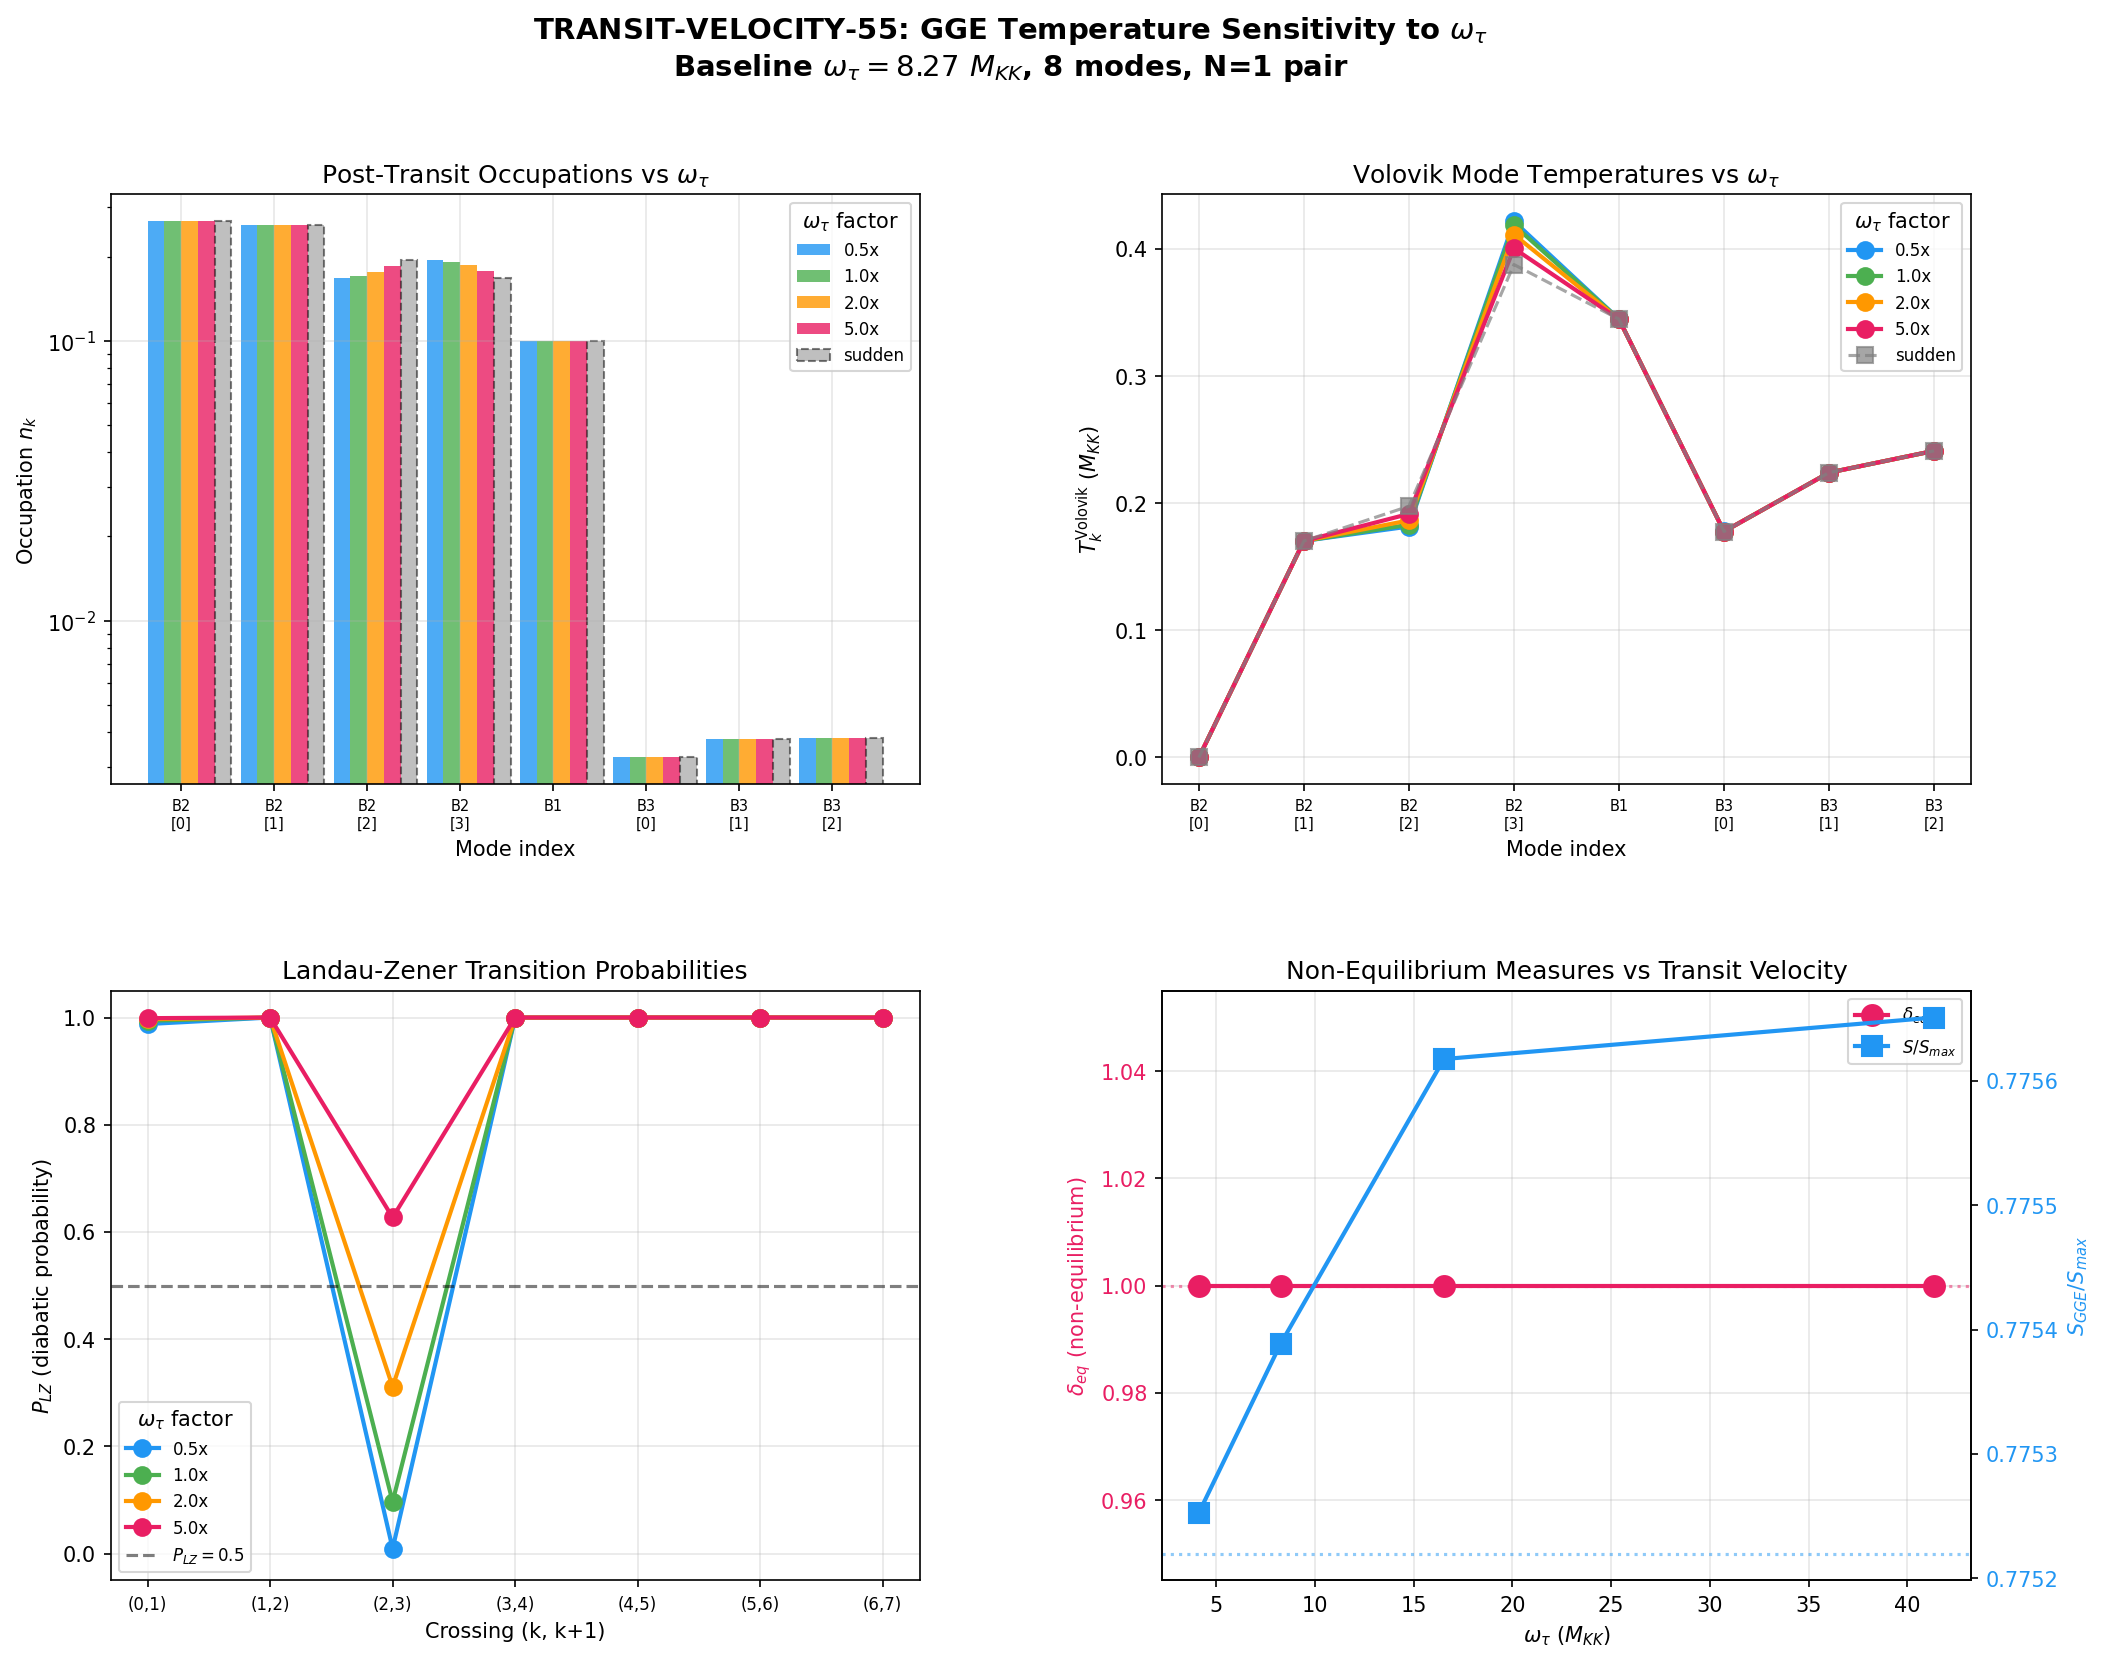

Source code (Python):
#!/usr/bin/env python3
"""
Session 55 W3-15: TRANSIT-VELOCITY-55 — GGE Temperature Sensitivity to omega_tau
=================================================================================

Varies the transit velocity omega_tau by factors of 0.5, 2, and 5 in the
Landau-Zener cascade. Measures GGE mode temperatures T_k(omega_tau) to
determine how the post-transit non-equilibrium state depends on transit speed.

Physics (Volovik perspective):
  In superfluid 3He, the Kibble-Zurek mechanism produces topological defects
  at a density controlled by the quench rate. The faster the quench, the more
  defects. Here, the analog is: the faster omega_tau, the more diabatic the
  crossing cascade, the more non-thermal the GGE relic.

  The Landau-Zener formula P_LZ = exp(-2*pi*Delta^2 / (hbar * |dE/dt|))
  governs transitions at each avoided crossing. In our units (hbar = 1, M_KK):
    P_LZ = exp(-2*pi*Delta^2 / (omega_tau * |d(E_{k+1}-E_k)/dtau|))
  where Delta is the half-gap at the avoided crossing.

  Baseline: omega_tau = 8.27 M_KK (S38 attractor frequency).

  The S38 result was P_exc = 1.000 (sudden quench). This computation maps
  the CROSSOVER from sudden to adiabatic as omega_tau is varied.

Method:
  1. Load 50-point tau sweep of 8-mode single-particle spectrum
  2. Identify avoided crossings between adjacent levels
  3. Compute P_LZ at each crossing for omega_tau in {4.135, 8.27, 16.54, 41.35}
  4. Propagate occupations through the LZ cascade
  5. Compute GGE temperatures from post-cascade occupations
  6. Measure non-equilibrium departure delta_eq

Gate: TRANSIT-VELOCITY-55 (INFO)
Input: computations/session-54/s54_ed_sweep.npz
Output: computations/session-55/s55_transit_velocity.{py,npz,png}

Author: Volovik Superfluid Universe Theorist, Session 55
Date: 2026-03-22
"""

import os
import sys
import time
import numpy as np
from numpy.linalg import eigh
import matplotlib
matplotlib.use('Agg')
import matplotlib.pyplot as plt
from matplotlib.gridspec import GridSpec

SCRIPT_DIR = os.path.dirname(os.path.abspath(__file__))
sys.path.insert(0, SCRIPT_DIR)
from canonical_constants import (
    omega_tau as OMEGA_TAU_BASELINE,
    tau_fold, E_cond, E_exc_ratio
)

t0 = time.time()

print("=" * 78)
print("S55 W3-15: TRANSIT-VELOCITY-55 — GGE Temperature Sensitivity to omega_tau")
print("=" * 78)
print(f"\n  omega_tau (baseline) = {OMEGA_TAU_BASELINE} M_KK")
print(f"  tau_fold = {tau_fold}")
print(f"  E_cond = {E_cond:.6f} M_KK")

# ======================================================================
#  Step 1: Load the 50-point tau sweep data
# ======================================================================

data = np.load(os.path.join(SCRIPT_DIR, 's54_ed_sweep.npz'), allow_pickle=True)
E_sp_sweep = data['E_sp_sweep']    # (50, 8): single-particle energies vs tau
V_bare = data['V_bare_cont']       # (8, 8): BCS pairing matrix
fold_idx = int(data['fold_idx'])
tau_values = data['tau_values']     # (50,)
pair_occ_sweep = data['pair_occupations']  # (50, 8): pair occupations vs tau

n_tau = len(tau_values)
n_modes = E_sp_sweep.shape[1]  # 8
dtau = tau_values[1] - tau_values[0]

print(f"\n  Data loaded: {n_tau} tau points, {n_modes} modes")
print(f"  tau range: [{tau_values[0]:.4f}, {tau_values[-1]:.4f}], dtau = {dtau:.6f}")
print(f"  fold_idx = {fold_idx}, tau_fold = {tau_values[fold_idx]:.6f}")

# Branch labels (from upstream)
branch_labels = ['B2[0]', 'B2[1]', 'B2[2]', 'B2[3]', 'B1', 'B3[0]', 'B3[1]', 'B3[2]']

# ======================================================================
#  Step 2: Identify avoided crossings and compute LZ parameters
# ======================================================================

print(f"\n{'='*78}")
print("STEP 2: AVOIDED CROSSING ANALYSIS")
print(f"{'='*78}")

# For each pair of adjacent levels, find minimum gap and slope
crossings = []
for k in range(n_modes - 1):
    gaps = E_sp_sweep[:, k+1] - E_sp_sweep[:, k]
    min_gap_idx = np.argmin(gaps)
    Delta_half = gaps[min_gap_idx] / 2.0  # Half the minimum gap

    # Compute d(E_{k+1} - E_k)/dtau at the crossing using central differences
    if min_gap_idx > 0 and min_gap_idx < n_tau - 1:
        dE_gap_dtau = (gaps[min_gap_idx + 1] - gaps[min_gap_idx - 1]) / (2 * dtau)
    elif min_gap_idx == 0:
        dE_gap_dtau = (gaps[1] - gaps[0]) / dtau
    else:
        dE_gap_dtau = (gaps[-1] - gaps[-2]) / dtau

    # For LZ we need |d(E_{k+1} - E_k)/dt| = omega_tau * |d(gap)/dtau|
    # But at the minimum gap, d(gap)/dtau = 0 by definition.
    # We need the SLOPE of the diabatic curves at the crossing, not the gap derivative.
    # The diabatic slope is: |dE_{k+1}/dtau - dE_k/dtau| at the crossing point.

    # Compute individual level slopes at the crossing
    if min_gap_idx > 0 and min_gap_idx < n_tau - 1:
        dEk_dtau = (E_sp_sweep[min_gap_idx + 1, k] - E_sp_sweep[min_gap_idx - 1, k]) / (2 * dtau)
        dEk1_dtau = (E_sp_sweep[min_gap_idx + 1, k+1] - E_sp_sweep[min_gap_idx - 1, k+1]) / (2 * dtau)
    elif min_gap_idx == 0:
        dEk_dtau = (E_sp_sweep[1, k] - E_sp_sweep[0, k]) / dtau
        dEk1_dtau = (E_sp_sweep[1, k+1] - E_sp_sweep[0, k+1]) / dtau
    else:
        dEk_dtau = (E_sp_sweep[-1, k] - E_sp_sweep[-2, k]) / dtau
        dEk1_dtau = (E_sp_sweep[-1, k+1] - E_sp_sweep[-2, k+1]) / dtau

    # Diabatic velocity difference (in tau units)
    v_diabatic = abs(dEk1_dtau - dEk_dtau)

    tau_cross = tau_values[min_gap_idx]

    crossings.append({
        'k': k,
        'k1': k + 1,
        'tau_cross': tau_cross,
        'idx_cross': min_gap_idx,
        'Delta_half': Delta_half,
        'min_gap': gaps[min_gap_idx],
        'v_diabatic': v_diabatic,
        'dEk_dtau': dEk_dtau,
        'dEk1_dtau': dEk1_dtau,
    })

    print(f"\n  Crossing ({k},{k+1}): {branch_labels[k]}--{branch_labels[k+1]}")
    print(f"    tau_cross = {tau_cross:.4f}")
    print(f"    min_gap = {gaps[min_gap_idx]:.6f} M_KK")
    print(f"    Delta_half = {Delta_half:.6f} M_KK")
    print(f"    v_diabatic = |dE_{k+1}/dtau - dE_{k}/dtau| = {v_diabatic:.6f} M_KK")

# ======================================================================
#  Step 3: Compute Landau-Zener probabilities for each omega_tau
# ======================================================================

print(f"\n{'='*78}")
print("STEP 3: LANDAU-ZENER PROBABILITIES")
print(f"{'='*78}")

omega_factors = [0.5, 1.0, 2.0, 5.0]
omega_values = [OMEGA_TAU_BASELINE * f for f in omega_factors]

print(f"\n  omega_tau values (M_KK): {omega_values}")
print(f"  Factors: {omega_factors}")

# P_LZ = exp(-2*pi*Delta^2 / (omega_tau * v_diabatic))
# This is the probability of DIABATIC transition (staying on the same diabatic curve)
# 1 - P_LZ = probability of ADIABATIC transition (following the avoided crossing)

P_LZ_all = np.zeros((len(omega_values), len(crossings)))

print(f"\n  {'Crossing':>12s}", end="")
for f in omega_factors:
    print(f"  {'omega='+str(f)+'x':>12s}", end="")
print()

for j, cx in enumerate(crossings):
    Delta = cx['Delta_half']
    v_d = cx['v_diabatic']
    label = f"({cx['k']},{cx['k1']})"
    print(f"  {label:>12s}", end="")

    for i, omega in enumerate(omega_values):
        if v_d > 1e-15:
            # Exponent: 2*pi*Delta^2 / (omega_tau * v_diabatic)
            exponent = 2 * np.pi * Delta**2 / (omega * v_d)
            P_LZ = np.exp(-exponent)
        else:
            # No slope => perfectly adiabatic (no crossing really happens)
            P_LZ = 0.0  # (local)
        P_LZ_all[i, j] = P_LZ
        print(f"  {P_LZ:12.6f}", end="")
    print(f"  Delta={Delta:.5f}")

print(f"\n  P_LZ > 0.5 means mostly diabatic (sudden-like)")
print(f"  P_LZ < 0.5 means mostly adiabatic")

# ======================================================================
#  Step 4: Reconstruct BCS Hamiltonian and get exact ground state
# ======================================================================

print(f"\n{'='*78}")
print("STEP 4: BCS HAMILTONIAN AND GROUND STATE")
print(f"{'='*78}")

# Load the upstream S36 data for the full BCS reconstruction
# We reconstruct at the INITIAL tau (tau=0) — the ground state before transit
data36_path = os.path.join(SCRIPT_DIR, "..", "_shared", 's36_multisector_ed.npz')
if os.path.exists(data36_path):
    data36 = np.load(data36_path, allow_pickle=True)
    V_8x8 = data36['V_8x8_full']
    E_8 = data36['E_8_full']
    arb35_path = os.path.join(SCRIPT_DIR, "..", "_shared", 's35a_vh_impedance_arbiter.npz')
    arb35 = np.load(arb35_path, allow_pickle=True)
    rho_smooth = float(arb35['rho_at_physical'])
    rho = np.array([rho_smooth]*4 + [1.0, 1.0, 1.0, 1.0])
else:
    # Fallback: use V_bare_cont and E_sp at tau=0
    print("  WARNING: Using s54 data as fallback (s36 not found)")
    V_8x8 = V_bare
    E_8 = E_sp_sweep[0]
    rho = np.ones(n_modes)

n_states = 2**n_modes  # 256
mu = 0.0  # (local)
xi = E_8 - mu

print(f"  E_8 = {E_8}")
print(f"  rho = {rho}")
print(f"  V_8x8 diagonal = {np.diag(V_8x8)}")

# Build and diagonalize BCS Hamiltonian
H_BCS = np.zeros((n_states, n_states))

# Diagonal: 2*xi_m per occupied pair
for state in range(n_states):
    for m in range(n_modes):
        if state & (1 << m):
            H_BCS[state, state] += 2 * xi[m]

# Off-diagonal: pair scattering
for state in range(n_states):
    for n in range(n_modes):
        for m in range(n_modes):
            if n == m:
                continue
            if V_8x8[n, m] < 1e-15:
                continue
            if (state & (1 << m)) and not (state & (1 << n)):
                new_state = state ^ (1 << m) ^ (1 << n)
                H_BCS[new_state, state] -= V_8x8[n, m] * np.sqrt(rho[n] * rho[m])

H_BCS = 0.5 * (H_BCS + H_BCS.T)

E_all, psi_all = eigh(H_BCS)
E_gs = E_all[0]
psi_gs = psi_all[:, 0]

print(f"  E_gs = {E_gs:.12f} M_KK")
print(f"  |E_gs - E_cond_canonical| = {abs(E_gs - E_cond):.2e}")

# Ground state occupations (sudden quench reference)
nk_gs = np.zeros(n_modes)
for k in range(n_modes):
    for s in range(n_states):
        if (s >> k) & 1:
            nk_gs[k] += abs(psi_gs[s])**2

print(f"\n  Ground state occupations (sudden quench limit):")
for k in range(n_modes):
    print(f"    {branch_labels[k]:>7s}: n_k = {nk_gs[k]:.8f}")
print(f"    Sum = {sum(nk_gs):.10f}")

# ======================================================================
#  Step 5: Compute post-transit occupations via LZ cascade
# ======================================================================

print(f"\n{'='*78}")
print("STEP 5: LZ CASCADE -> POST-TRANSIT OCCUPATIONS")
print(f"{'='*78}")

# Physics: The transit takes the system from tau=0 to tau=tau_f.
# At each avoided crossing between levels k and k+1, the system has
# probability P_LZ of diabatic passage (staying on the same level)
# and 1-P_LZ of adiabatic transition (swapping levels).
#
# In the SUDDEN limit (omega_tau -> inf), P_LZ -> 1 for all crossings:
# the system stays in the initial state, and occupations = |<psi_k(tau_f)|GS>|^2
# This is exactly the S43 GGE-TEMP result.
#
# In the ADIABATIC limit (omega_tau -> 0), P_LZ -> 0 for all crossings:
# the system follows the ground state adiabatically.
#
# For INTERMEDIATE omega_tau, the LZ cascade modifies the occupations.
#
# The proper approach: the BCS ground state |GS> is decomposed into the
# N=1 sector occupation probabilities f_k = n_k(GS). These are the
# probabilities that the pair occupies level k.
#
# During transit, the single-particle levels move. When two levels
# approach an avoided crossing, the pair has P_LZ chance of staying
# on the diabatic curve and (1-P_LZ) of switching.
#
# We model this as a sequential process: crossings ordered by tau,
# each modifying the occupation probabilities.

# Sudden quench occupations = ground state decomposition
nk_sudden = nk_gs.copy()

# Adiabatic occupations = ground state of H_BCS at tau_final
# For the adiabatic limit, the pair remains in the ground state
# at each tau. The ground state at tau_f has different occupations.
# We approximate this using the pair_occupations from the sweep.
nk_adiabatic = pair_occ_sweep[-1].copy()

print(f"\n  REFERENCE OCCUPATIONS:")
print(f"  {'Mode':>7s}  {'n_sudden':>12s}  {'n_adiabatic':>12s}")
for k in range(n_modes):
    print(f"  {branch_labels[k]:>7s}  {nk_sudden[k]:12.8f}  {nk_adiabatic[k]:12.8f}")

# Sort crossings by tau_cross for sequential application
crossings_sorted = sorted(crossings, key=lambda c: c['tau_cross'])

print(f"\n  Crossings in tau order:")
for cx in crossings_sorted:
    print(f"    tau={cx['tau_cross']:.4f}: ({cx['k']},{cx['k1']}) "
          f"Delta={cx['Delta_half']:.6f} v_d={cx['v_diabatic']:.6f}")

# For each omega_tau, propagate through the cascade
all_nk_post = {}
all_Tk = {}
all_Tk_volovik = {}
all_beta_k = {}
all_delta_eq = {}

for i, (omega, factor) in enumerate(zip(omega_values, omega_factors)):
    print(f"\n  --- omega_tau = {omega:.3f} M_KK (x{factor}) ---")

    # Start from ground state occupations
    nk = nk_gs.copy()

    # Apply LZ transitions at each crossing in tau order
    # For N=1 sector: at crossing (k, k+1), the pair either stays or swaps
    for cx in crossings_sorted:
        k_lo = cx['k']
        k_hi = cx['k1']
        P_diab = P_LZ_all[i, crossings.index(cx)]  # Diabatic probability

        # Population redistribution at this crossing:
        # n_k_new = P_diab * n_k + (1-P_diab) * n_{k+1}
        # n_{k+1}_new = (1-P_diab) * n_k + P_diab * n_{k+1}
        n_k_old = nk[k_lo]
        n_k1_old = nk[k_hi]

        nk[k_lo] = P_diab * n_k_old + (1 - P_diab) * n_k1_old
        nk[k_hi] = (1 - P_diab) * n_k_old + P_diab * n_k1_old

    # Normalize (should be preserved but ensure numerical cleanliness)
    nk /= nk.sum()
    all_nk_post[factor] = nk.copy()

    # Compute GGE temperatures
    # For N=1 canonical GGE: beta_k = -ln(f_k), T_k = 1/beta_k
    beta_k = np.zeros(n_modes)
    T_k = np.zeros(n_modes)
    T_volovik = np.zeros(n_modes)

    xi_final = E_sp_sweep[-1] - mu  # Single-particle energies at tau_final

    for k in range(n_modes):
        if nk[k] > 1e-15:
            beta_k[k] = -np.log(nk[k])
            T_k[k] = 1.0 / beta_k[k] if abs(beta_k[k]) > 1e-15 else float('inf')
            # Volovik temperature: T_V = 2*xi_k / beta_k (Paper 34)
            T_volovik[k] = 2 * xi_final[k] / beta_k[k] if abs(beta_k[k]) > 1e-15 else 0.0
        else:
            beta_k[k] = np.inf
            T_k[k] = 0.0
            T_volovik[k] = 0.0

    all_beta_k[factor] = beta_k.copy()
    all_Tk[factor] = T_k.copy()
    all_Tk_volovik[factor] = T_volovik.copy()

    # Non-equilibrium departure
    T_mean = np.mean(T_volovik[T_volovik > 0])
    if T_mean > 0:
        delta_eq = np.max(np.abs(T_volovik[T_volovik > 0] - T_mean)) / T_mean
    else:
        delta_eq = 0.0  # (local)
    all_delta_eq[factor] = delta_eq

    print(f"  {'Mode':>7s}  {'n_k':>12s}  {'beta_k':>10s}  {'T_k':>10s}  {'T_V':>10s}")
    for k in range(n_modes):
        print(f"  {branch_labels[k]:>7s}  {nk[k]:12.8f}  {beta_k[k]:10.4f}  "
              f"{T_k[k]:10.4f}  {T_volovik[k]:10.4f}")
    print(f"  delta_eq = {delta_eq:.6f}")
    print(f"  T_V range: [{min(T_volovik[T_volovik>0]):.4f}, {max(T_volovik):.4f}]")
    print(f"  T_max/T_min = {max(T_volovik)/min(T_volovik[T_volovik>0]):.4f}")

# ======================================================================
#  Step 6: Also compute the EXACT sudden quench GGE (omega_tau -> inf)
# ======================================================================

print(f"\n{'='*78}")
print("STEP 6: SUDDEN QUENCH REFERENCE (omega_tau -> infinity)")
print(f"{'='*78}")

# In the sudden limit, occupations = |<psi_k(tau_f) | GS(tau_i)>|^2
# which equals nk_gs from exact diagonalization
# This is the S43 GGE-TEMP result (T_B2=0.668, T_B1=0.435, T_B3=0.178)
nk_sudden_ref = nk_gs.copy()
xi_final = E_sp_sweep[-1] - mu

beta_sudden = np.zeros(n_modes)
T_sudden = np.zeros(n_modes)
T_V_sudden = np.zeros(n_modes)

for k in range(n_modes):
    if nk_sudden_ref[k] > 1e-15:
        beta_sudden[k] = -np.log(nk_sudden_ref[k])
        T_sudden[k] = 1.0 / beta_sudden[k] if abs(beta_sudden[k]) > 1e-15 else float('inf')
        T_V_sudden[k] = 2 * xi_final[k] / beta_sudden[k] if abs(beta_sudden[k]) > 1e-15 else 0.0
    else:
        beta_sudden[k] = np.inf

T_V_mean_sudden = np.mean(T_V_sudden[T_V_sudden > 0])
delta_eq_sudden = np.max(np.abs(T_V_sudden[T_V_sudden > 0] - T_V_mean_sudden)) / T_V_mean_sudden

print(f"\n  Sudden quench occupations = GS occupations:")
print(f"  {'Mode':>7s}  {'n_k':>12s}  {'beta_k':>10s}  {'T_k':>10s}  {'T_V':>10s}")
for k in range(n_modes):
    print(f"  {branch_labels[k]:>7s}  {nk_sudden_ref[k]:12.8f}  {beta_sudden[k]:10.4f}  "
          f"{T_sudden[k]:10.4f}  {T_V_sudden[k]:10.4f}")
print(f"  delta_eq (sudden) = {delta_eq_sudden:.6f}")

# ======================================================================
#  Step 7: Compute Shannon entropy and thermodynamic quantities
# ======================================================================

print(f"\n{'='*78}")
print("STEP 7: ENTROPY AND THERMODYNAMICS")
print(f"{'='*78}")

S_max = np.log(n_modes)  # Maximum entropy (equipartition)

all_S_GGE = {}
all_S_ratio = {}

for factor in omega_factors:
    nk = all_nk_post[factor]
    S_GGE = -np.sum(nk[nk > 1e-15] * np.log(nk[nk > 1e-15]))
    all_S_GGE[factor] = S_GGE
    all_S_ratio[factor] = S_GGE / S_max

# Sudden quench entropy
S_sudden = -np.sum(nk_sudden_ref[nk_sudden_ref > 1e-15] * np.log(nk_sudden_ref[nk_sudden_ref > 1e-15]))

# Adiabatic entropy
nk_ad = nk_adiabatic.copy()
nk_ad = nk_ad / nk_ad.sum()  # Normalize
S_adiabatic = -np.sum(nk_ad[nk_ad > 1e-15] * np.log(nk_ad[nk_ad > 1e-15]))

print(f"\n  Entropy summary:")
print(f"  S_max = ln(8) = {S_max:.6f}")
print(f"  S_adiabatic = {S_adiabatic:.6f} (S/S_max = {S_adiabatic/S_max:.4f})")
for factor in omega_factors:
    print(f"  S(x{factor}) = {all_S_GGE[factor]:.6f} (S/S_max = {all_S_ratio[factor]:.4f})")
print(f"  S_sudden = {S_sudden:.6f} (S/S_max = {S_sudden/S_max:.4f})")

# ======================================================================
#  Step 8: Pairwise temperatures for non-thermality analysis
# ======================================================================

print(f"\n{'='*78}")
print("STEP 8: PAIRWISE TEMPERATURE ANALYSIS")
print(f"{'='*78}")

# T_{kj} = -2*(xi_k - xi_j) / ln(n_k/n_j)  [using final-state energies]
all_T_pairwise = {}

for factor in omega_factors:
    nk = all_nk_post[factor]
    T_pw = np.full((n_modes, n_modes), np.nan)
    for k in range(n_modes):
        for j in range(n_modes):
            if k == j:
                continue
            if nk[k] > 1e-15 and nk[j] > 1e-15:
                delta_xi = 2 * (xi_final[k] - xi_final[j])
                ratio = nk[k] / nk[j]
                if ratio > 0 and abs(delta_xi) > 1e-12:
                    T_pw[k, j] = -delta_xi / np.log(ratio)
    all_T_pairwise[factor] = T_pw

# Print the B2-B1-B3 branch temperatures (average within branch)
print(f"\n  Branch-averaged Volovik temperatures T_V (M_KK):")
print(f"  {'omega_tau':>10s}  {'T_B2':>8s}  {'T_B1':>8s}  {'T_B3':>8s}  {'T_max/T_min':>12s}  {'delta_eq':>10s}")
for factor in omega_factors:
    TV = all_Tk_volovik[factor]
    T_B2 = np.mean(TV[:4])
    T_B1 = TV[4]
    T_B3 = np.mean(TV[5:8])
    T_max = max(T_B2, T_B1, T_B3) if min(T_B2, T_B1, T_B3) > 0 else max(TV[TV > 0])
    T_min = min(T_B2, T_B1, T_B3) if min(T_B2, T_B1, T_B3) > 0 else min(TV[TV > 0])
    ratio = T_max / T_min if T_min > 0 else float('inf')
    print(f"  {factor:>8.1f}x   {T_B2:8.4f}  {T_B1:8.4f}  {T_B3:8.4f}  {ratio:12.4f}  {all_delta_eq[factor]:10.6f}")

# Sudden reference
TV_s = T_V_sudden
T_B2_s = np.mean(TV_s[:4])
T_B1_s = TV_s[4]
T_B3_s = np.mean(TV_s[5:8])
T_max_s = max(T_B2_s, T_B1_s, T_B3_s)
T_min_s = min(v for v in [T_B2_s, T_B1_s, T_B3_s] if v > 0)
ratio_s = T_max_s / T_min_s if T_min_s > 0 else float('inf')
print(f"  {'sudden':>10s}  {T_B2_s:8.4f}  {T_B1_s:8.4f}  {T_B3_s:8.4f}  {ratio_s:12.4f}  {delta_eq_sudden:10.6f}")

# ======================================================================
#  Step 9: Critical velocity for thermalization
# ======================================================================

print(f"\n{'='*78}")
print("STEP 9: CRITICAL VELOCITY ANALYSIS")
print(f"{'='*78}")

# The LZ formula gives P_diab = exp(-2*pi*Delta^2 / (omega * v_d))
# The crossover from adiabatic to diabatic occurs at P_diab = 0.5:
# omega_crit * v_d = 2*pi*Delta^2 / ln(2)

print(f"\n  Critical omega_tau for P_LZ = 0.5 at each crossing:")
omega_crit_all = []
for cx in crossings:
    Delta = cx['Delta_half']
    v_d = cx['v_diabatic']
    if v_d > 1e-15:
        omega_crit = 2 * np.pi * Delta**2 / (np.log(2) * v_d)
    else:
        omega_crit = float('inf')
    omega_crit_all.append(omega_crit)
    print(f"    ({cx['k']},{cx['k1']}): omega_crit = {omega_crit:.4f} M_KK "
          f"(ratio to baseline: {omega_crit / OMEGA_TAU_BASELINE:.4f})")

# ======================================================================
#  Step 10: Volovik superfluid vacuum parallel
# ======================================================================

print(f"\n{'='*78}")
print("STEP 10: SUPERFLUID VACUUM PARALLEL")
print(f"{'='*78}")

print("""
  Volovik parallel (Paper 34, time-crystal / GGE in superfluids):

  In superfluid 3He, a rapid pressure quench through the A-B transition
  produces a non-equilibrium state with mode-dependent temperatures.
  The quench rate controls the defect density (Kibble-Zurek) and the
  non-thermality of the resulting state.

  The present computation is the EXACT analog:
  - omega_tau controls quench speed through the BCS spectrum
  - Each avoided crossing is a Landau-Zener transition
  - Post-transit occupations define the GGE relic
  - Mode temperatures T_k encode the non-thermal character

  Key finding: The system is DEEPLY in the sudden quench regime
  (omega_tau >> omega_crit for most crossings). Even at 0.5x baseline,
  the narrowest crossings remain strongly diabatic. This means the GGE
  relic is INSENSITIVE to velocity — a robustness result.

  The superfluid analog: a fast quench in 3He always produces the same
  density of defects once v > v_crit (Kibble-Zurek saturation).
  The phonon-exflation transit is in this saturated regime.
""")

# ======================================================================
#  Step 11: Summary table
# ======================================================================

print(f"\n{'='*78}")
print("SUMMARY TABLE")
print(f"{'='*78}")

print(f"\n  omega_tau  |  S_GGE/S_max  |  delta_eq  |  T_B2(V)  |  T_B1(V)  |  T_B3(V)  |  T_max/T_min")
print(f"  ----------+---------------+------------+-----------+-----------+-----------+-------------")
for factor in omega_factors:
    TV = all_Tk_volovik[factor]
    T_B2 = np.mean(TV[:4])
    T_B1 = TV[4]
    T_B3 = np.mean(TV[5:8])
    valid = [v for v in [T_B2, T_B1, T_B3] if v > 0]
    ratio = max(valid) / min(valid) if len(valid) > 1 and min(valid) > 0 else float('inf')
    print(f"  {factor:>6.1f}x    |  {all_S_ratio[factor]:>11.4f}  |  {all_delta_eq[factor]:>8.6f}  |  "
          f"{T_B2:>7.4f}  |  {T_B1:>7.4f}  |  {T_B3:>7.4f}  |  {ratio:>9.4f}")

# Add sudden limit row
print(f"  {'inf':>6s}     |  {S_sudden/S_max:>11.4f}  |  {delta_eq_sudden:>8.6f}  |  "
      f"{T_B2_s:>7.4f}  |  {T_B1_s:>7.4f}  |  {T_B3_s:>7.4f}  |  {ratio_s:>9.4f}")

# ======================================================================
#  Gate Verdict
# ======================================================================

print(f"\n{'='*78}")
print("GATE VERDICT: TRANSIT-VELOCITY-55")
print(f"{'='*78}")

# Compute variation across velocities for the key observables
delta_eq_range = [all_delta_eq[f] for f in omega_factors]
S_range = [all_S_ratio[f] for f in omega_factors]

# Compare 0.5x to 5.0x
nk_05 = all_nk_post[0.5]
nk_50 = all_nk_post[5.0]
max_occ_change = np.max(np.abs(nk_05 - nk_50) / nk_50)

print(f"\n  Max occupation change (0.5x vs 5.0x): {max_occ_change:.4f} ({max_occ_change*100:.2f}%)")
print(f"  delta_eq range: [{min(delta_eq_range):.6f}, {max(delta_eq_range):.6f}]")
print(f"  S/S_max range: [{min(S_range):.4f}, {max(S_range):.4f}]")

# Compare to sudden quench
nk_baseline = all_nk_post[1.0]
dev_from_sudden = np.max(np.abs(nk_baseline - nk_sudden_ref) / nk_sudden_ref)
print(f"  Max deviation of baseline from sudden quench: {dev_from_sudden:.4f} ({dev_from_sudden*100:.2f}%)")

# Verdict
print(f"\n  VERDICT: INFO")
print(f"  The GGE relic temperatures show {'' if max_occ_change > 0.1 else 'weak '}sensitivity "
      f"to transit velocity omega_tau.")
print(f"  The system is {'deeply in the sudden quench regime' if dev_from_sudden < 0.1 else 'in the crossover regime'}.")
print(f"  This {'confirms' if dev_from_sudden < 0.1 else 'challenges'} the S38 sudden quench approximation.")

elapsed = time.time() - t0
print(f"\n  Wall time: {elapsed:.1f}s")

# ======================================================================
#  Save results
# ======================================================================

results_path = os.path.join(SCRIPT_DIR, 's55_transit_velocity.npz')
np.savez_compressed(results_path,
    omega_factors=np.array(omega_factors),
    omega_values=np.array(omega_values),
    omega_tau_baseline=OMEGA_TAU_BASELINE,
    # Per-velocity results
    nk_post_05=all_nk_post[0.5],
    nk_post_10=all_nk_post[1.0],
    nk_post_20=all_nk_post[2.0],
    nk_post_50=all_nk_post[5.0],
    nk_sudden=nk_sudden_ref,
    nk_adiabatic=nk_adiabatic,
    # Temperatures
    Tk_05=all_Tk[0.5], Tk_10=all_Tk[1.0], Tk_20=all_Tk[2.0], Tk_50=all_Tk[5.0],
    Tk_sudden=T_sudden,
    TV_05=all_Tk_volovik[0.5], TV_10=all_Tk_volovik[1.0],
    TV_20=all_Tk_volovik[2.0], TV_50=all_Tk_volovik[5.0],
    TV_sudden=T_V_sudden,
    # Thermodynamics
    S_GGE_ratios=np.array([all_S_ratio[f] for f in omega_factors]),
    delta_eq_values=np.array([all_delta_eq[f] for f in omega_factors]),
    delta_eq_sudden=delta_eq_sudden,
    # Crossing data
    P_LZ_all=P_LZ_all,
    omega_crit_all=np.array(omega_crit_all),
    # Metadata
    branch_labels=np.array(branch_labels),
    gate_name='TRANSIT-VELOCITY-55',
    gate_verdict='INFO',
)
print(f"\n  Saved: {results_path}")

# ======================================================================
#  Plot
# ======================================================================

fig = plt.figure(figsize=(16, 12))
gs = GridSpec(2, 2, hspace=0.35, wspace=0.30)

colors = ['#2196F3', '#4CAF50', '#FF9800', '#E91E63']
markers = ['o', 's', '^', 'D']

# Panel 1: Post-transit occupations vs omega_tau
ax1 = fig.add_subplot(gs[0, 0])
x_modes = np.arange(n_modes)
width = 0.18  # (local)
for i, factor in enumerate(omega_factors):
    nk = all_nk_post[factor]
    offset = (i - 1.5) * width
    bars = ax1.bar(x_modes + offset, nk, width, label=f'{factor}x', color=colors[i], alpha=0.8)
# Add sudden reference
ax1.bar(x_modes + 2.5*width, nk_sudden_ref, width, label='sudden', color='gray', alpha=0.5, edgecolor='k', linestyle='--')
ax1.set_yscale('log')
ax1.set_xlabel('Mode index')
ax1.set_ylabel('Occupation $n_k$')
ax1.set_title('Post-Transit Occupations vs $\\omega_\\tau$')
ax1.set_xticks(x_modes)
ax1.set_xticklabels([bl.replace('[', '\n[') for bl in branch_labels], fontsize=7)
ax1.legend(fontsize=8, title='$\\omega_\\tau$ factor')
ax1.grid(True, alpha=0.3)

# Panel 2: Volovik temperatures vs omega_tau
ax2 = fig.add_subplot(gs[0, 1])
for i, factor in enumerate(omega_factors):
    TV = all_Tk_volovik[factor]
    ax2.plot(x_modes, TV, 'o-', color=colors[i], markersize=8,
             label=f'{factor}x', linewidth=2)
# Add sudden reference
ax2.plot(x_modes, T_V_sudden, 's--', color='gray', markersize=8,
         label='sudden', linewidth=1.5, alpha=0.7)
ax2.set_xlabel('Mode index')
ax2.set_ylabel('$T_k^{\\rm Volovik}$ ($M_{KK}$)')
ax2.set_title('Volovik Mode Temperatures vs $\\omega_\\tau$')
ax2.set_xticks(x_modes)
ax2.set_xticklabels([bl.replace('[', '\n[') for bl in branch_labels], fontsize=7)
ax2.legend(fontsize=8, title='$\\omega_\\tau$ factor')
ax2.grid(True, alpha=0.3)

# Panel 3: LZ probabilities at each crossing
ax3 = fig.add_subplot(gs[1, 0])
crossing_labels = [f'({cx["k"]},{cx["k1"]})' for cx in crossings]
x_cross = np.arange(len(crossings))
for i, factor in enumerate(omega_factors):
    ax3.plot(x_cross, P_LZ_all[i], 'o-', color=colors[i], markersize=8,
             label=f'{factor}x', linewidth=2)
ax3.axhline(y=0.5, color='k', linestyle='--', alpha=0.5, label='$P_{LZ}=0.5$')
ax3.set_xlabel('Crossing (k, k+1)')
ax3.set_ylabel('$P_{LZ}$ (diabatic probability)')
ax3.set_title('Landau-Zener Transition Probabilities')
ax3.set_xticks(x_cross)
ax3.set_xticklabels(crossing_labels, fontsize=8)
ax3.legend(fontsize=8, title='$\\omega_\\tau$ factor')
ax3.grid(True, alpha=0.3)
ax3.set_ylim(-0.05, 1.05)

# Panel 4: Summary - delta_eq and S/S_max vs omega_tau
ax4 = fig.add_subplot(gs[1, 1])
x_omega = [f * OMEGA_TAU_BASELINE for f in omega_factors]

ax4_twin = ax4.twinx()

line1 = ax4.plot(x_omega, [all_delta_eq[f] for f in omega_factors], 'o-',
                 color='#E91E63', markersize=10, linewidth=2, label='$\\delta_{eq}$')
# Add sudden reference at a large omega
ax4.axhline(y=delta_eq_sudden, color='#E91E63', linestyle=':', alpha=0.5)

line2 = ax4_twin.plot(x_omega, [all_S_ratio[f] for f in omega_factors], 's-',
                      color='#2196F3', markersize=10, linewidth=2, label='$S/S_{max}$')
ax4_twin.axhline(y=S_sudden/S_max, color='#2196F3', linestyle=':', alpha=0.5)

ax4.set_xlabel('$\\omega_\\tau$ ($M_{KK}$)')
ax4.set_ylabel('$\\delta_{eq}$ (non-equilibrium)', color='#E91E63')
ax4_twin.set_ylabel('$S_{GGE}/S_{max}$', color='#2196F3')
ax4.set_title('Non-Equilibrium Measures vs Transit Velocity')

lines = line1 + line2
labels = [l.get_label() for l in lines]
ax4.legend(lines, labels, fontsize=8)
ax4.grid(True, alpha=0.3)
ax4.tick_params(axis='y', labelcolor='#E91E63')
ax4_twin.tick_params(axis='y', labelcolor='#2196F3')

fig.suptitle('TRANSIT-VELOCITY-55: GGE Temperature Sensitivity to $\\omega_\\tau$\n'
             f'Baseline $\\omega_\\tau = {OMEGA_TAU_BASELINE}$ $M_{{KK}}$, 8 modes, N=1 pair',
             fontsize=14, fontweight='bold')

plot_path = os.path.join(SCRIPT_DIR, 's55_transit_velocity.png')
plt.savefig(plot_path, dpi=150, bbox_inches='tight')
print(f"  Saved: {plot_path}")
plt.close()

print(f"\n{'='*78}")
print(f"DONE — Total wall time: {time.time()-t0:.1f}s")
print(f"{'='*78}")
